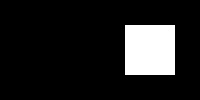
#> input picture img-proc/sample-images/square.jpg, 200 x 100 px
$ jupyter execute erosion-dilation.ipynb
#> lines starting #> are read from the running program, lines starting #| are printed output that depends on the picture
# Erosion and dilation

[cell 1]
import cv2 as cv
import numpy as np
from matplotlib import pyplot as plt

img_sq = cv.imread('../sample-images/square.jpg')
#> img_sq is the input picture: shape (100, 200, 3); min 0, max 255, mean 31.9

plt.imshow(img_sq, cmap='gray')
plt.show()

## The easy way (using OpenCV function)
OpenCV Documentation
* [Erosion](https://docs.opencv.org/3.0-beta/doc/py_tutorials/py_imgproc/py_morphological_ops/py_morphological_ops.html#erosion)
* [Dilation](https://docs.opencv.org/3.0-beta/doc/py_tutorials/py_imgproc/py_morphological_ops/py_morphological_ops.html#dilation)

[cell 2]
kernel = np.ones((8,8),np.uint8)
erosion = cv.erode(img_sq,kernel,iterations = 1)
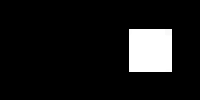
#> erosion: shape (100, 200, 3); min 0, max 255, mean 23.6
dilation = cv.dilate(img_sq,kernel,iterations = 1)
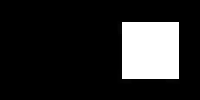
#> dilation: shape (100, 200, 3); min 0, max 255, mean 41.5

plt.subplot(211)
plt.imshow(erosion)
plt.subplot(212)
plt.imshow(dilation)
plt.show()
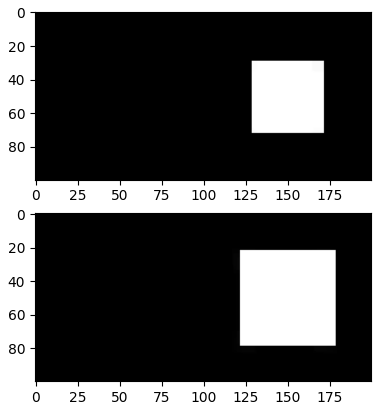
#> figure drawn by matplotlib, 2 panels
